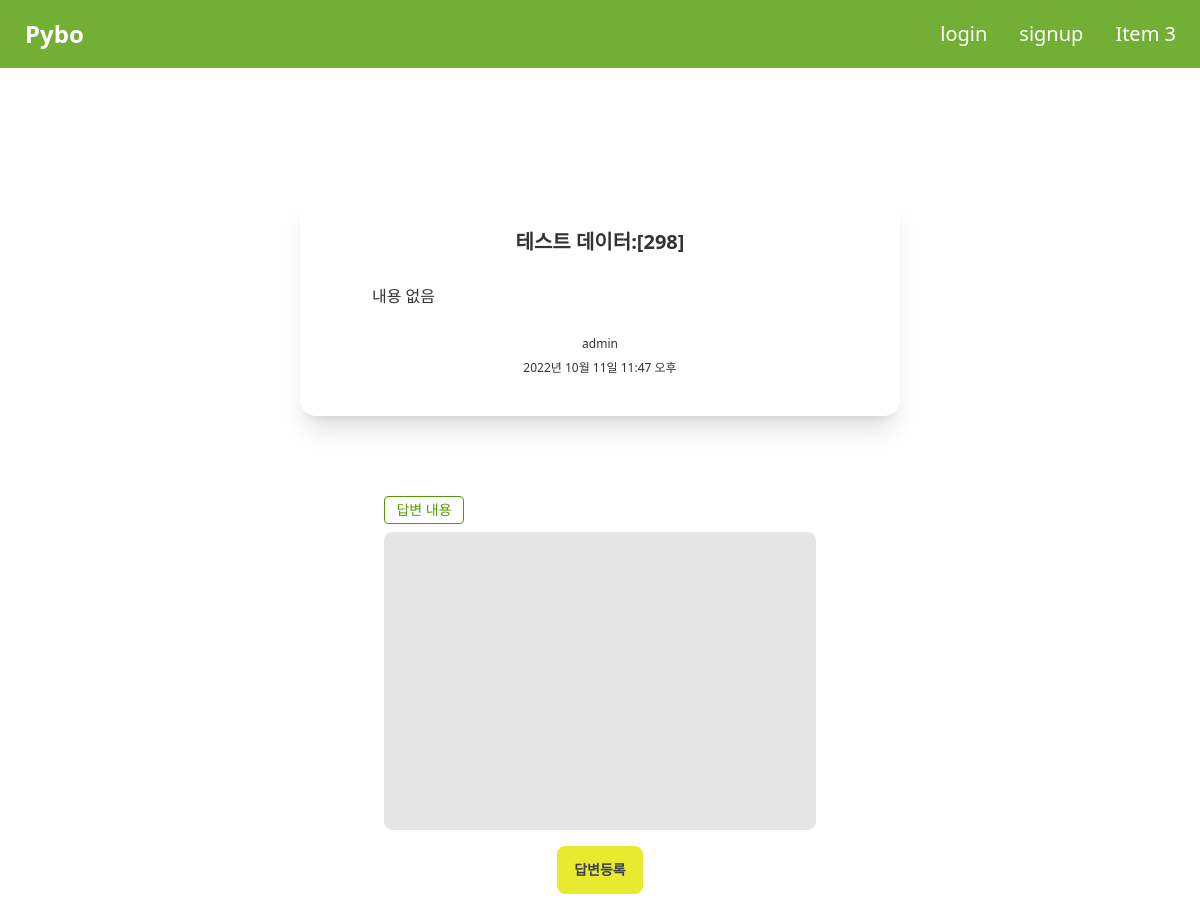
The page /pybo/307/ on the database as committed earlier.
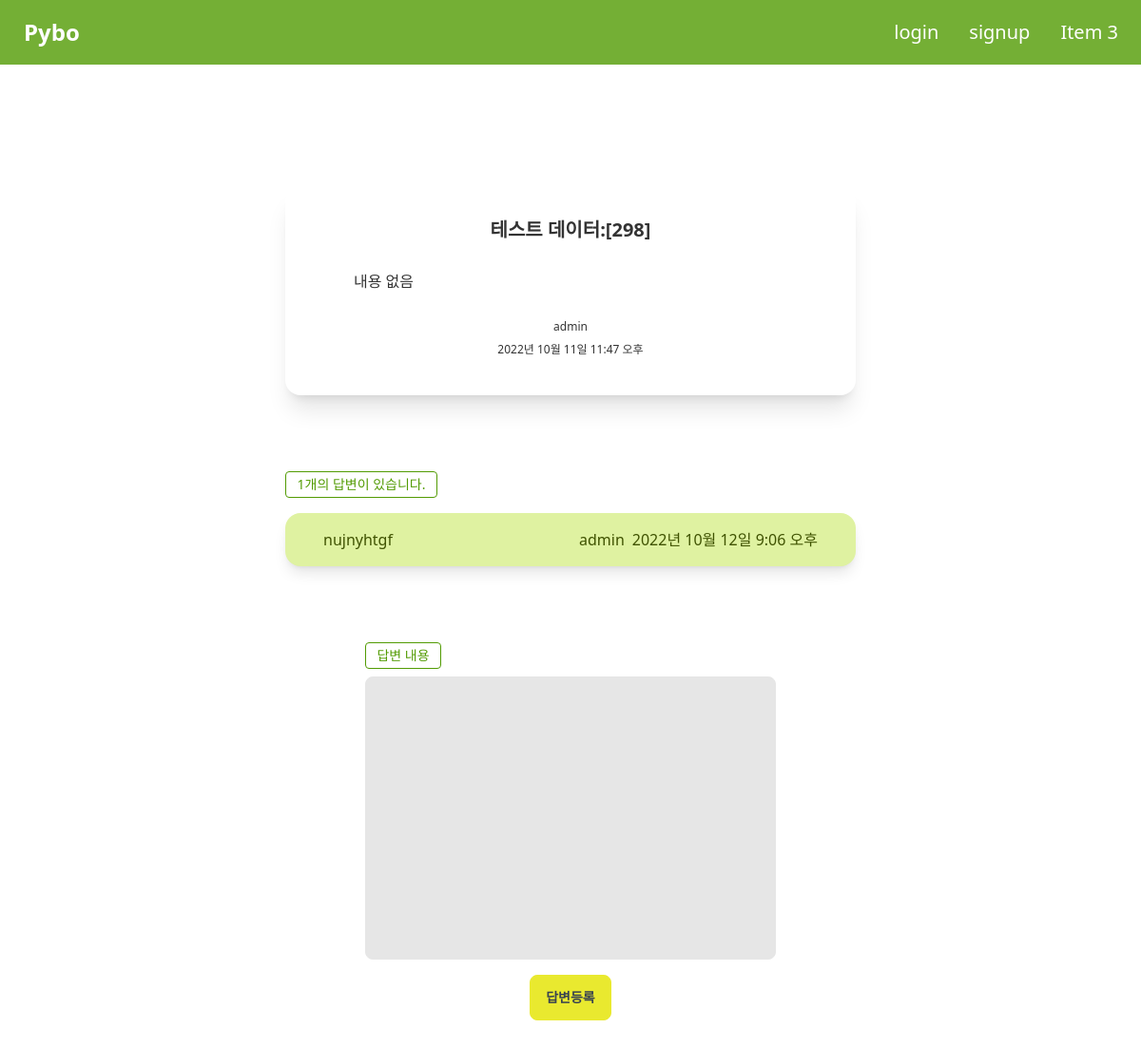
The same page on the database as committed later.
### pybo/models.py (models this page shows, shortened)
class Question(models.Model):   # 질문 클래스 생성
    author = models.ForeignKey(User, on_delete=models.CASCADE)
    subject = models.CharField(max_length=200)  # 제목 컬럼, 글자수 길이 제한이 필요한 속성은 CharField()사용
    content = models.TextField()    # 내용 컬럼, 글자수 길이 제한 필요없는 속성은 TextField()사용
    create_date = models.DateTimeField()    # 작성일
    modify_date = models.DateTimeField(null=True, blank=True)       # 수정일, null 허용, 입력된 데이터 검증 시 값 없어도 됨

class Answer(models.Model): # 답변 클래스 생성
    author = models.ForeignKey(User, on_delete=models.CASCADE)
    question = models.ForeignKey(Question, on_delete=models.CASCADE)    # 질문의 대한 답변이므로 Question클래스(테이블)을 참조해야함, 질문과 답변이 이어진 데이터가 삭제될 경우 함께 삭제(하나의 질문에 많은 답변이 달릴 수 있으므로)
    content = models.TextField()
    create_date = models.DateTimeField()
    modify_date = models.DateTimeField(null=True, blank=True)  # 수정일, null 허용, 입력된 데이터 검증 시 값 없어도 됨

### pybo/views.py (the view)
# urls.py: path('<int:question_id>/', views.detail, name='detail'), # int 형의 question_id가(= /pybo/2 )로 url요청 시 views.detail로 리턴
def detail(request, question_id):
    question = get_object_or_404(Question, pk=question_id)  # 불러오는 Question모델의 기본키(PK)에 해당하는 값
    context = {'question':question}
    return render(request, 'pybo/question_detail.html', context)

### templates/pybo/question_detail.html (shortened to what this page needs)
{% extends 'base.html' %}
{% block content %}
    <div class="overflow-x-auto flex-col space-y-20 my-32 justify-center items-center">
         <div class="card mx-auto w-2/4 bg-white shadow-xl rounded-2xl">
            <div class="card-body">
                <div class="card-title text-xl justify-center">{{ question.subject }}</div>
                <p class="px-10 py-5">{{ question.content }}</p>
                <div class="text-center text-xs">{{ question.author.username }}</div>
                <div class="text-center text-xs">{{ question.create_date }}</div>
            </div>
        </div>
        <div class="w-2/4 mx-auto space-y-4">
            {% if question.answer_set.count > 0 %}
                 <div class="badge badge-primary badge-outline rounded w-40 h-7">{{ question.answer_set.count }}개의 답변이 있습니다.</div>
            {% endif %}
            {% for answer in question.answer_set.all %}
                <div class="mb-2">
                    <div class="alert alert-success shadow-lg px-10">
                        <div>{{ answer.content }}</div>
                        <div class="text-end">
                            <div>{{ answer.author.username }}</div>
                            <div>{{ answer.create_date }}</div>
                        </div>
                    </div>
                </div>
            {% endfor %}
        </div>
        <div class="flex-col space-y-2 mx-96">
            <div class="badge badge-primary badge-outline rounded w-20 h-7">답변 내용</div>
            <form action="{% url 'pybo:answer_create' question.id %}" method="post" class="text-center">
                <div>
                    <textarea
                            {% if not user.is_authenticated %} disabled {% endif %}
                            name="content" id="content" rows="10" class="textarea textarea-bordered focus:outline-none">
                    </textarea>
                </div>
                <input type="submit" value="답변등록" class="btn btn-secondary text-gray-700 hover:text-white">
            </form>
        </div>
    </div>
{% endblock %}

### templates/base.html (shortened to what this page needs)
{% load static %}
{% load static tailwind_tags %}
<!doctype html>
<html lang="ko">
<head>
    {% tailwind_css %}
    <link rel="stylesheet" type="text/css" href="{% static 'style.css' %}">
</head>
<body>
    <div class="navbar bg-primary bg-opacity-80">
        <div class="flex-1">
            <a href="{% url 'pybo:index' %}" class="btn btn-ghost normal-case text-2xl text-white">Pybo</a>
        </div>
        <div class="flex-none">
            <ul class="menu menu-horizontal p-0 text-xl text-white">
                <li>
                    {% if user.is_authenticated %}
                        <a href="{% url 'common:logout' %}">{{ user.username }} (logout)</a>
                    {% else %}
                        <a href="{% url 'common:login' %}">login</a>
                    {% endif %}
                </li>
                <li>
                    {% if not user.is_authenticated %}
                        <a href="{% url 'common:signup' %}">signup</a>
                    {% endif %}
                </li>
                <li><a>Item 3</a></li>
            </ul>
        </div>
    </div>
    {% block content %}{% endblock %}
</body>
</html>

### static/style.css (style rules this page uses)
textarea { width:100%; resize:none; }
input[type=submit] { margin-top:10px; }

Rows that differ between the two databases and show on the page:
shown differently, row unchanged: Question "테스트 데이터:[298]": answer_set.count (not shown) → "1"
added Answer: content "nujnyhtgf", author.username "admin", create_date "2022년 10월 12일 9:06 오후"
Other text that changed with them:
text now shown: "개의 답변이 있습니다."
